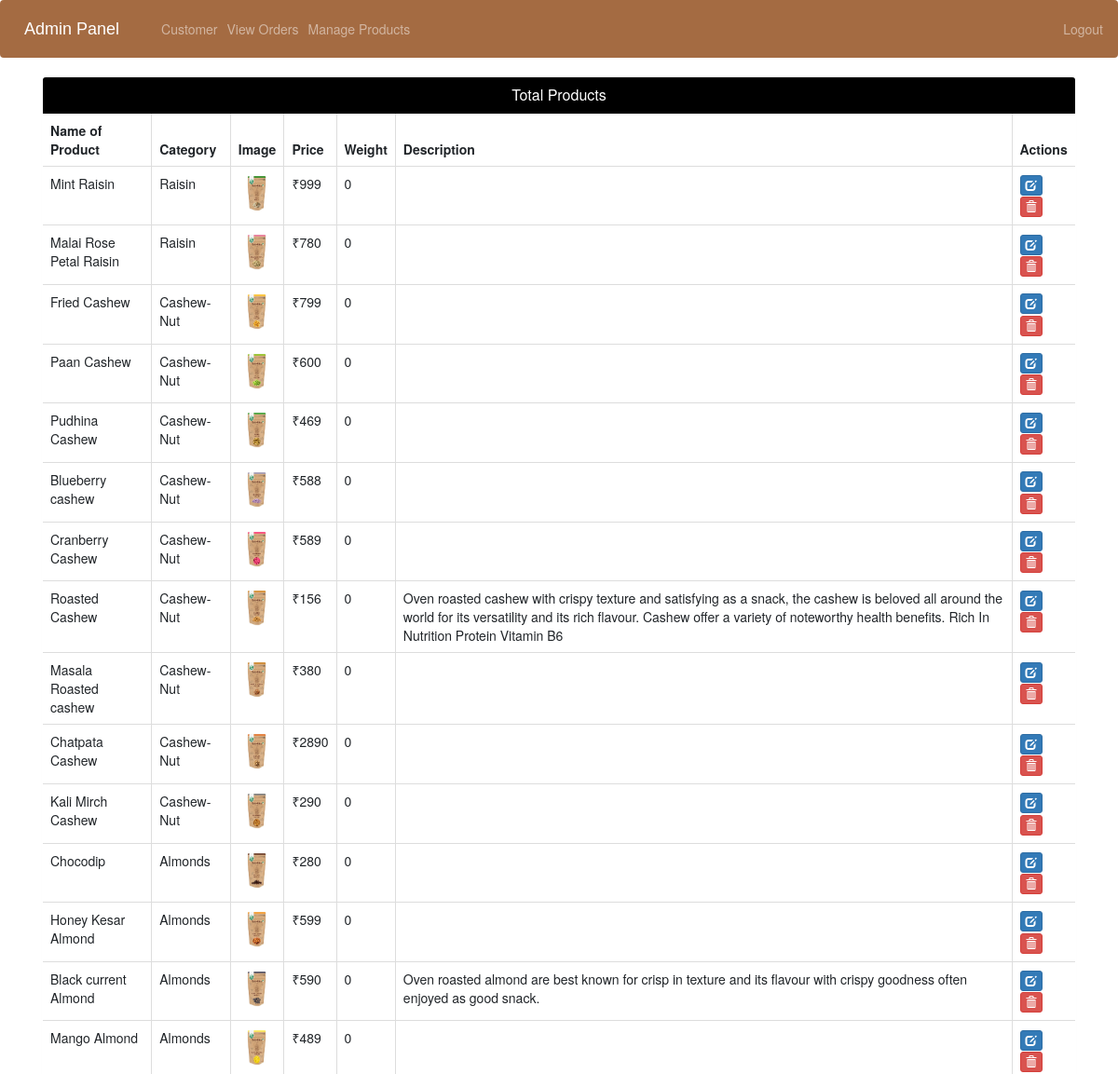
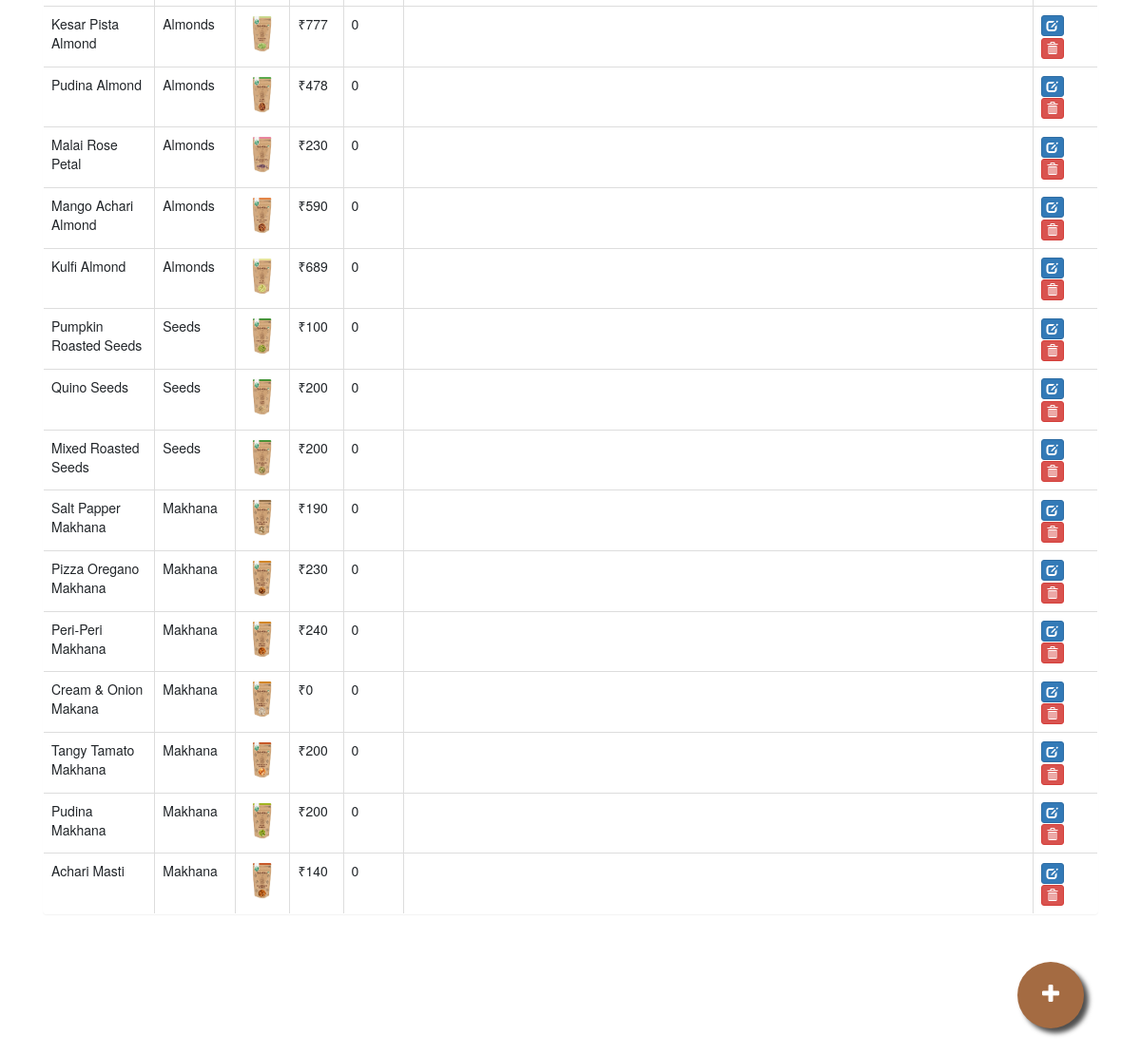
Screenshot of /admin-products (signed in) with the database file from the repository (2 pictures, top to bottom).
### store/models/product.py (models this page shows, shortened)
class Products(models.Model):
    name = models.CharField(max_length=60)
    price= models.IntegerField(default=0)
    parent=models.ForeignKey('self',related_name='variants',on_delete=models.CASCADE,blank=True,null=True)
    category= models.ForeignKey(Category,on_delete=models.CASCADE,default=1 )
    description= models.CharField(max_length=250, default='', blank=False, null= None)
    image= models.ImageField(upload_to='uploads/products/')
    height=models.IntegerField(default=0)
    width=models.IntegerField(default=0)
    weight=models.IntegerField(default='')

### store/models/category.py (models this page shows, shortened)
class Category(models.Model):
    name= models.CharField(max_length=50)
    description= models.CharField(max_length=250, default='', blank=False, null= False)
    image= models.ImageField(upload_to='uploads/category/',default='DEFAULT VALUE', blank=True, null=True)
    def __str__(self):
        return self.name

### store/views/home.py (the view)
# urls.py: path('admin-products', admin_products_view,name='admin-products'),
@login_required(login_url='adminlogin')
def admin_products_view(request):
    products=Products.objects.all()
    return render(request,'admin_products.html',{'products':products})

### store/templates/admin_products.html (shortened to what this page needs)
{% extends 'admin_base.html' %}
{% load static %}
{% block content %}
<head>
  <link href="//netdna.bootstrapcdn.com/bootstrap/3.0.0/css/bootstrap.min.css" rel="stylesheet" id="bootstrap-css">
</head>
<div class="container">
  <div class="panel panel">
    <div class="panel-heading"  style='background-color:black;color:white'>
      <h6 class="panel-title">Total Products</h6>
    </div>
    <table class="table table-hover table-bordered" id="dev-table">
      <thead>
        <tr>
          <th>Name of Product</th>
          <th>Category</th>
          <th>Image</th>
          <th>Price</th>
          <th>Weight</th>
          <th>Description</th>
          <th>Actions</th>
        </tr>
      </thead>
      {% for p in products %}
  {% if p %}
      <tr>
        <td> {{p.name}}</td>
        <td>{{p.category}}</td>
        <td> <img src="{{ p.image.url }}" alt="Profile Pic" height="40px" width="40px" /></td>
        <td> ₹{{p.price}}</td>
        <td> {{p.weight}}</td>
        <td>{{p.description}}</td>
        <td><a class="btn btn-primary btn-xs" href="{% url 'update-product' p.id  %}"><span class="glyphicon glyphicon-edit" ></span></a>
          <a class="btn btn-danger btn-xs" href="{% url 'delete-product' p.id  %}"><span class="glyphicon glyphicon-trash"></span></a></td>
      </tr>
      {%else%}
      <br><br><br>
      <h1>No Products!!</h1>
      {% endif %}
      {% endfor %}
    </table>
  </div>
</div>
<a href="/admin-add-product" class="float" style='color:white'>
<i class="fa fa-plus my-float"></i>
</a>
{% endblock content %}

### store/templates/admin_base.html (style rules this page uses)
.fa { font-size: 23px; width: 2em; height: 2em; text-align: center; text-decoration: none; margin: 5px 2px; border-radius: 50%; padding-top: 0.5em; }

### store/templates/admin_products.html (style rules this page uses)
a:link { text-decoration: none; }
h6 { text-align: center; }
.float { position:fixed; width:70px; height:70px; bottom:60px; right:60px; background-color: #A46B42; color:#FFF; border-radius:50px; text-align:center; box-shadow: 5px 5px 5px #505050; }
.my-float { margin-top:22px; }
.fa { padding: 0em 0.5em; }

### rows the page displays
Products: name "Mint Raisin", category "Raisin", image (picture), price "999", weight "0"
Products: name "Malai Rose Petal Raisin", category "Raisin", image (picture), price "780", weight "0"
Products: name "Fried Cashew", category "Cashew-Nut", image (picture), price "799", weight "0"
Products: name "Paan Cashew", category "Cashew-Nut", image (picture), price "600", weight "0"
Products: name "Pudhina Cashew", category "Cashew-Nut", image (picture), price "469", weight "0"
Products: name "Blueberry cashew", category "Cashew-Nut", image (picture), price "588", weight "0"
Products: name "Cranberry Cashew", category "Cashew-Nut", image (picture), price "589", weight "0"
Products: name "Roasted Cashew", category "Cashew-Nut", image (picture), price "156", weight "0", description "Oven roasted cashew with crispy texture and satisfying as a snack, the cashew is beloved all around the world for its versatility and its rich flavour. Cashew offer a variety of noteworthy health benefits. Rich In Nutrition Protein Vitamin B6"
Products: name "Masala Roasted cashew", category "Cashew-Nut", image (picture), price "380", weight "0"
Products: name "Chatpata Cashew", category "Cashew-Nut", image (picture), price "2890", weight "0"
Products: name "Kali Mirch Cashew", category "Cashew-Nut", image (picture), price "290", weight "0"
Products: name "Chocodip", category "Almonds", image (picture), price "280", weight "0"
Products: name "Honey Kesar Almond", category "Almonds", image (picture), price "599", weight "0"
Products: name "Black current Almond", category "Almonds", image (picture), price "590", weight "0", description "Oven roasted almond are best known for crisp in texture and its flavour with crispy goodness often enjoyed as good snack."
Products: name "Mango Almond", category "Almonds", image (picture), price "489", weight "0"
Products: name "Kesar Pista Almond", category "Almonds", image (picture), price "777", weight "0"
Products: name "Pudina Almond", category "Almonds", image (picture), price "478", weight "0"
Products: name "Malai Rose Petal", category "Almonds", image (picture), price "230", weight "0"
Products: name "Mango Achari Almond", category "Almonds", image (picture), price "590", weight "0"
Products: name "Kulfi Almond", category "Almonds", image (picture), price "689", weight "0"
Products: name "Pumpkin Roasted Seeds", category "Seeds", image (picture), price "100", weight "0"
Products: name "Quino Seeds", category "Seeds", image (picture), price "200", weight "0"
Products: name "Mixed Roasted Seeds", category "Seeds", image (picture), price "200", weight "0"
Products: name "Salt Papper Makhana", category "Makhana", image (picture), price "190", weight "0"
Products: name "Pizza Oregano Makhana", category "Makhana", image (picture), price "230", weight "0"
Products: name "Peri-Peri Makhana", category "Makhana", image (picture), price "240", weight "0"
Products: name "Cream & Onion Makana", category "Makhana", image (picture), price "0", weight "0"
Products: name "Tangy Tamato Makhana", category "Makhana", image (picture), price "200", weight "0"
Products: name "Pudina Makhana", category "Makhana", image (picture), price "200", weight "0"
Products: name "Achari Masti", category "Makhana", image (picture), price "140", weight "0"
